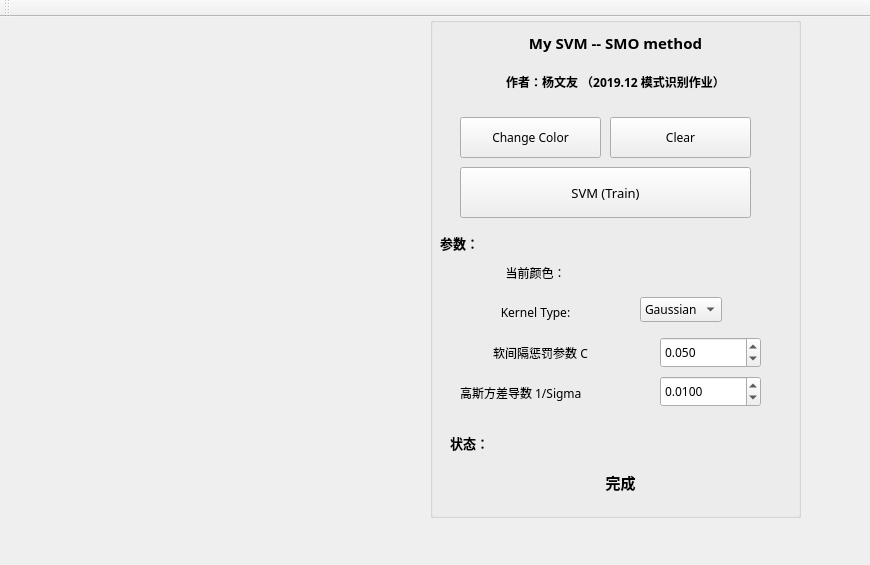
<?xml version="1.0" encoding="UTF-8"?>
<ui version="4.0">
 <class>MainWindow</class>
 <widget class="QMainWindow" name="MainWindow">
  <property name="geometry">
   <rect>
    <x>0</x>
    <y>0</y>
    <width>870</width>
    <height>565</height>
   </rect>
  </property>
  <property name="minimumSize">
   <size>
    <width>870</width>
    <height>565</height>
   </size>
  </property>
  <property name="maximumSize">
   <size>
    <width>870</width>
    <height>565</height>
   </size>
  </property>
  <property name="windowTitle">
   <string>MainWindow</string>
  </property>
  <widget class="QWidget" name="centralWidget">
   <widget class="QGroupBox" name="groupBox">
    <property name="geometry">
     <rect>
      <x>430</x>
      <y>0</y>
      <width>371</width>
      <height>501</height>
     </rect>
    </property>
    <property name="font">
     <font>
      <family>微软雅黑</family>
     </font>
    </property>
    <property name="title">
     <string/>
    </property>
    <widget class="QDoubleSpinBox" name="spinC">
     <property name="geometry">
      <rect>
       <x>230</x>
       <y>320</y>
       <width>101</width>
       <height>31</height>
      </rect>
     </property>
     <property name="decimals">
      <number>3</number>
     </property>
     <property name="minimum">
      <double>0.001000000000000</double>
     </property>
     <property name="singleStep">
      <double>0.500000000000000</double>
     </property>
     <property name="value">
      <double>0.050000000000000</double>
     </property>
    </widget>
    <widget class="QLabel" name="label">
     <property name="geometry">
      <rect>
       <x>30</x>
       <y>320</y>
       <width>161</width>
       <height>31</height>
      </rect>
     </property>
     <property name="text">
      <string>软间隔惩罚参数 C</string>
     </property>
     <property name="alignment">
      <set>Qt::AlignCenter</set>
     </property>
    </widget>
    <widget class="QLabel" name="label_2">
     <property name="geometry">
      <rect>
       <x>30</x>
       <y>360</y>
       <width>201</width>
       <height>31</height>
      </rect>
     </property>
     <property name="text">
      <string>高斯方差导数 1/Sigma</string>
     </property>
    </widget>
    <widget class="QDoubleSpinBox" name="spinSigma">
     <property name="geometry">
      <rect>
       <x>230</x>
       <y>359</y>
       <width>101</width>
       <height>31</height>
      </rect>
     </property>
     <property name="decimals">
      <number>4</number>
     </property>
     <property name="minimum">
      <double>0.000500000000000</double>
     </property>
     <property name="singleStep">
      <double>0.005000000000000</double>
     </property>
     <property name="value">
      <double>0.010000000000000</double>
     </property>
    </widget>
    <widget class="QComboBox" name="cbxKernelType">
     <property name="geometry">
      <rect>
       <x>210</x>
       <y>280</y>
       <width>78</width>
       <height>23</height>
      </rect>
     </property>
     <property name="currentIndex">
      <number>1</number>
     </property>
     <property name="insertPolicy">
      <enum>QComboBox::InsertAtCurrent</enum>
     </property>
     <property name="sizeAdjustPolicy">
      <enum>QComboBox::AdjustToContents</enum>
     </property>
     <property name="duplicatesEnabled">
      <bool>false</bool>
     </property>
     <item>
      <property name="text">
       <string>Linear</string>
      </property>
     </item>
     <item>
      <property name="text">
       <string>Gaussian</string>
      </property>
     </item>
    </widget>
    <widget class="QLabel" name="label_3">
     <property name="geometry">
      <rect>
       <x>30</x>
       <y>280</y>
       <width>151</width>
       <height>31</height>
      </rect>
     </property>
     <property name="text">
      <string>Kernel Type:</string>
     </property>
     <property name="alignment">
      <set>Qt::AlignCenter</set>
     </property>
    </widget>
    <widget class="QLabel" name="label_6">
     <property name="geometry">
      <rect>
       <x>20</x>
       <y>410</y>
       <width>71</width>
       <height>31</height>
      </rect>
     </property>
     <property name="font">
      <font>
       <pointsize>10</pointsize>
       <weight>75</weight>
       <bold>true</bold>
      </font>
     </property>
     <property name="text">
      <string>状态：</string>
     </property>
    </widget>
    <widget class="QLabel" name="lblState">
     <property name="geometry">
      <rect>
       <x>20</x>
       <y>440</y>
       <width>341</width>
       <height>51</height>
      </rect>
     </property>
     <property name="font">
      <font>
       <pointsize>11</pointsize>
       <weight>75</weight>
       <bold>true</bold>
      </font>
     </property>
     <property name="text">
      <string>完成</string>
     </property>
     <property name="alignment">
      <set>Qt::AlignCenter</set>
     </property>
     <property name="wordWrap">
      <bool>true</bool>
     </property>
    </widget>
    <widget class="QLabel" name="label_5">
     <property name="geometry">
      <rect>
       <x>0</x>
       <y>50</y>
       <width>371</width>
       <height>31</height>
      </rect>
     </property>
     <property name="text">
      <string>&lt;html&gt;&lt;head/&gt;&lt;body&gt;&lt;p&gt;&lt;span style=&quot; font-weight:600;&quot;&gt;作者：杨文友 （2019.12 模式识别作业）&lt;/span&gt;&lt;/p&gt;&lt;/body&gt;&lt;/html&gt;</string>
     </property>
     <property name="alignment">
      <set>Qt::AlignCenter</set>
     </property>
     <property name="openExternalLinks">
      <bool>true</bool>
     </property>
    </widget>
    <widget class="QLabel" name="label_7">
     <property name="geometry">
      <rect>
       <x>0</x>
       <y>10</y>
       <width>371</width>
       <height>31</height>
      </rect>
     </property>
     <property name="font">
      <font>
       <pointsize>11</pointsize>
       <weight>75</weight>
       <bold>true</bold>
      </font>
     </property>
     <property name="text">
      <string>My SVM -- SMO method</string>
     </property>
     <property name="alignment">
      <set>Qt::AlignCenter</set>
     </property>
    </widget>
    <widget class="QLabel" name="label_8">
     <property name="geometry">
      <rect>
       <x>10</x>
       <y>210</y>
       <width>71</width>
       <height>31</height>
      </rect>
     </property>
     <property name="font">
      <font>
       <pointsize>10</pointsize>
       <weight>75</weight>
       <bold>true</bold>
      </font>
     </property>
     <property name="text">
      <string>参数：</string>
     </property>
    </widget>
    <widget class="QLabel" name="label_4">
     <property name="geometry">
      <rect>
       <x>50</x>
       <y>240</y>
       <width>111</width>
       <height>31</height>
      </rect>
     </property>
     <property name="text">
      <string>当前颜色：</string>
     </property>
     <property name="alignment">
      <set>Qt::AlignCenter</set>
     </property>
    </widget>
    <widget class="QLabel" name="lblColor">
     <property name="geometry">
      <rect>
       <x>200</x>
       <y>240</y>
       <width>131</width>
       <height>31</height>
      </rect>
     </property>
     <property name="font">
      <font>
       <pointsize>10</pointsize>
       <weight>75</weight>
       <bold>true</bold>
      </font>
     </property>
     <property name="text">
      <string/>
     </property>
     <property name="alignment">
      <set>Qt::AlignCenter</set>
     </property>
    </widget>
    <widget class="QPushButton" name="btnChangeColor">
     <property name="geometry">
      <rect>
       <x>30</x>
       <y>100</y>
       <width>141</width>
       <height>41</height>
      </rect>
     </property>
     <property name="text">
      <string>Change Color</string>
     </property>
    </widget>
    <widget class="QPushButton" name="btnClear">
     <property name="geometry">
      <rect>
       <x>180</x>
       <y>100</y>
       <width>141</width>
       <height>41</height>
      </rect>
     </property>
     <property name="text">
      <string>Clear</string>
     </property>
    </widget>
    <widget class="QPushButton" name="btnSVM">
     <property name="geometry">
      <rect>
       <x>30</x>
       <y>150</y>
       <width>291</width>
       <height>51</height>
      </rect>
     </property>
     <property name="font">
      <font>
       <pointsize>10</pointsize>
      </font>
     </property>
     <property name="text">
      <string>SVM (Train)</string>
     </property>
    </widget>
   </widget>
  </widget>
  <widget class="QMenuBar" name="menuBar">
   <property name="geometry">
    <rect>
     <x>0</x>
     <y>0</y>
     <width>870</width>
     <height>23</height>
    </rect>
   </property>
  </widget>
  <widget class="QToolBar" name="mainToolBar">
   <attribute name="toolBarArea">
    <enum>TopToolBarArea</enum>
   </attribute>
   <attribute name="toolBarBreak">
    <bool>false</bool>
   </attribute>
  </widget>
 </widget>
 <layoutdefault spacing="6" margin="11"/>
 <resources/>
 <connections/>
</ui>
